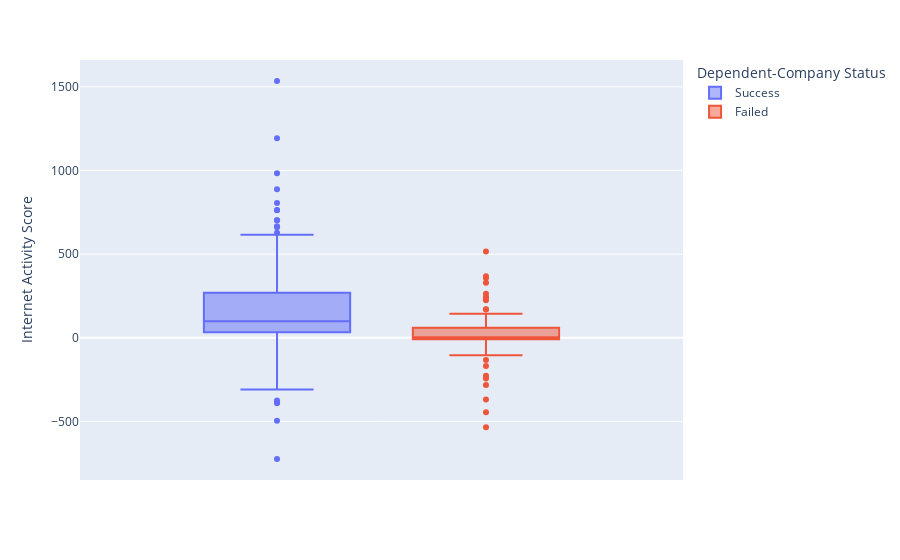

This figure's notebook cell:
### Code cell
px.box(df, y="Internet Activity Score", color=target)

### Figure 1 — Plotly figure (JSON) as saved in the notebook; plotly's stock layout.template omitted (floating-point values rounded to 4 significant figures; data arrays with more than 128 entries replaced by an {"elided": "..."} marker saying what was removed)
{"data": [{"alignmentgroup": "True", "hovertemplate": "Dependent-Company Status=Success<br>Internet Activity Score=%{y}<extra></extra>", "legendgroup": "Success", "marker": {"color": "#636efa"}, "name": "Success", "notched": false, "offsetgroup": "Success", "orientation": "v", "showlegend": true, "type": "box", "x0": " ", "xaxis": "x", "y": {"elided": "305 float values"}, "y0": " ", "yaxis": "y"}, {"alignmentgroup": "True", "hovertemplate": "Dependent-Company Status=Failed<br>Internet Activity Score=%{y}<extra></extra>", "legendgroup": "Failed", "marker": {"color": "#EF553B"}, "name": "Failed", "notched": false, "offsetgroup": "Failed", "orientation": "v", "showlegend": true, "type": "box", "x0": " ", "xaxis": "x", "y": {"elided": "167 float values"}, "y0": " ", "yaxis": "y"}], "layout": {"boxmode": "group", "legend": {"title": {"text": "Dependent-Company Status"}, "tracegroupgap": 0}, "margin": {"t": 60}, "xaxis": {"anchor": "y", "domain": [0, 1]}, "yaxis": {"anchor": "x", "domain": [0, 1], "title": {"text": "Internet Activity Score"}}}}
